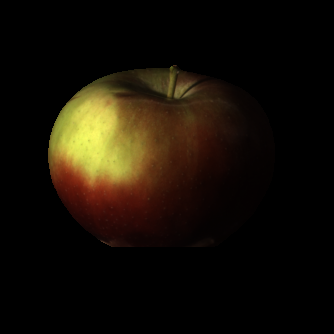
%> input picture project/figure/apple/diffuse.png, 334 x 334 px
$ octave demo2.m   (GNU Octave 9; MATLAB toolbox functions it lacks are replaced by stand-ins)
%> lines starting %> are read from the running program, lines starting %| are printed output that depends on the picture
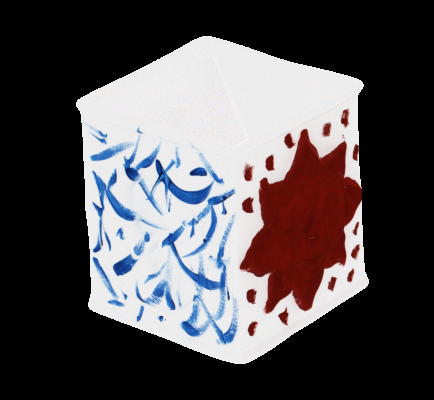
%> input picture project/figure/box/reflectance.png, 434 x 400 px
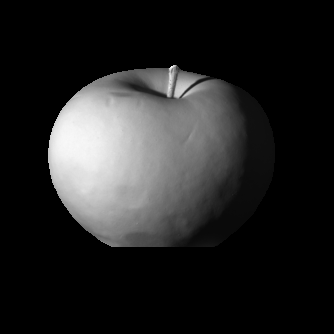
%> input picture project/figure/apple/shading.png, 334 x 334 px
### project/Intrinsic_Relsmo.m
function [R, S] = Intrinsic_Relsmo( I,  lambda )
%> called with lambda = 0
% Layer Separation using Relative Smoothness (specific for intrinsic images)
% [R, S] = Intrinsic_Relsmo( I,  lambda )
% I: input
% lambda: control the smoothness of illuninace layer S

I(I>1) = 1;
eps = 1e-16;
I_log =  log(max(1/256,I));
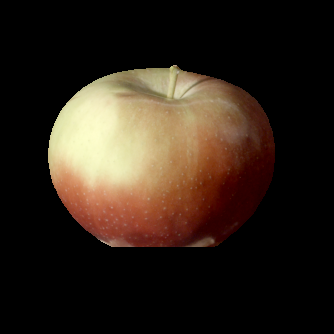
%> I_log: size 334x334x3 double; mean R, G, B -4.68, -4.89, -5.07; drawn with min black and max white
[N,M,D] = size(I_log);
%> N = 334; M = 334; D = 3

f1 = [1, -1];
f2 = [1; -1];
f3 = [0, -1, 0;
      -1, 4, -1;
      0, -1, 0];

sizeI2D = [N,M];
%> sizeI2D = [334 334]
otfFx = psf2otf(f1,sizeI2D);
otfFy = psf2otf(f2,sizeI2D);
otfL = psf2otf(f3,sizeI2D);

Denormin1 = abs(otfL).^2 ;
Denormin2 = abs(otfFx).^2 + abs(otfFy ).^2;
if D>1
    Denormin1 = repmat(Denormin1,[1,1,D]);
    Denormin2 = repmat(Denormin2,[1,1,D]);
end

R = I_log;

 tic

 thr = 1;  % may need to tune
 chrom_wt = 0.001;

for i = 1:10 % iteration #

    beta = 2^(i-1)/thr;

    Denormin   = lambda*Denormin1 + beta*Denormin2;

    %% update g
    gFx = -imfilter(R,f1,'circular');
    gFy = -imfilter(R,f2,'circular');
    gL = imfilter(I_log,f3,'circular');

    h_g = repmat(mean(gFx,3),[1 1 3]);
    v_g = repmat(mean(gFy,3),[1 1 3]);
    h_c = gFx - h_g;
    v_c = gFy - v_g;

    th_g = sum((h_g.^2),3);
    th_c = sum((h_c.^2),3);
    tv_g = sum((v_g.^2),3);
    tv_c = sum((v_c.^2),3);

    th = and(th_g<1/beta, th_c<chrom_wt/beta);
    tv = and(tv_g<1/beta, tv_c<chrom_wt/beta);
    th = repmat(th,[1,1,D]);
    tv = repmat(tv,[1,1,D]);
    gFx(th)=0; gFy(tv)=0;


    %% compute reflectance (L1)
    Normin2 = [gFx(:,end,:) - gFx(:, 1,:), -diff(gFx,1,2)];
    Normin2 = Normin2 + [gFy(end,:,:) - gFy(1, :,:); -diff(gFy,1,1)];
    Normin1 =   fft2(imfilter(gL, f3, 'circular'));
    FR = (lambda*Normin1 + beta*fft2(Normin2))./(Denormin+eps);
    R = real(ifft2(FR));


   %% normalize reflectance (L1)
    for c = 1:D
        Rt = R(:,:,c);
        for k = 1:500
        dt = (sum(Rt(Rt>0)) + sum(Rt(Rt<log(1/256)) - log(1/256)))/numel(Rt);
        Rt = Rt-dt;
        if abs(dt)<1/numel(Rt)
            break;
        end
        end
        R(:,:,c) = Rt;
    end


    R(R>0) = 0;
    R(R<log(1/256)) = log(1/256);

% [4 lines of commented-out code are left out]
end
%> this loop made 10 passes
%> pass 1, in Intrinsic_Relsmo, `gL = imfilter(I_log,f3,'circular');`:
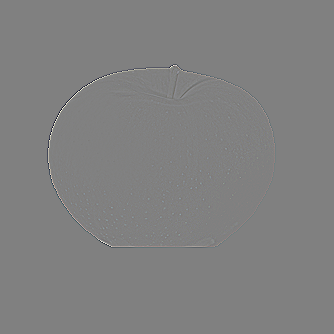
%> gL: size 334x334x3 double; mean R, G, B 2.33e-18, 2.93e-18, 1.06e-18; drawn with min black and max white
%> after the loop:
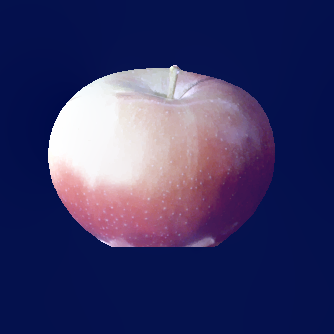
%> R: size 334x334x3 double; mean R, G, B -2.84, -2.86, -2.18; drawn with min black and max white

toc
R = exp(R);
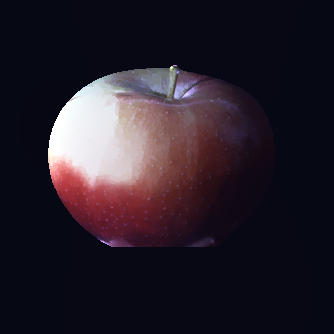
%> R: size 334x334x3 double; mean R, G, B 0.157, 0.126, 0.168
S = mean(I./R,3);
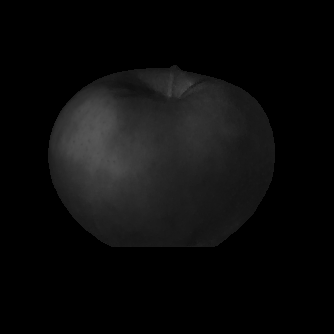
%> S: size 334x334 double; min 0, max 0.344, mean 0.0466

### project/lmse2.m
% sse = lmse(R,S,Rpred,Spred,window_size,mask)
%
% computes the local mean squared error (LMSE) as used in the paper
% "Ground Truth dataset and baseline evaluations for intrinsic image
% algorithms:" from Grosse et al. Eq. (7),(8) and (9)
%
% Is verified to produce the same result as the python implementation of
% Grosse.
%
% Author: Peter Gehler (pgehler@vision.ee.ethz.ch)
% Date: 15 May 2010
function [sse,sse_r,sse_s,sseImage] = lmse(R,S,Rpred,Spred,window_size,mask);

    %assert(ndims(R)==3,'Reflectence input dim error');
    assert(ndims(S)==2,'Shading input dim error');
%> the run ends on the next line
    assert(all(size(R)==size(Rpred)));
    assert(all(size(S)==size(Spred)));

    window_shift = window_size/2;
    if ~exist('mask','var'),
        mask = ones(size(S));
    end
    if ndims(R)==3
        R = mean(R,3);
        Rpred = mean(Rpred,3);
    end

    [sse_s, sseImage_s] = localErr(S,Spred,mask,window_size,window_shift);
    [sse_r, sseImage_r] = localErr(R,Rpred,mask,window_size,window_shift);

    sseImage = getNormalized(sseImage_s + sseImage_r);

    sse = 0.5 * (sse_r+sse_s);

    sse = sse;
    sse_r = sse_r;
    sse_s = sse_s;

% [43 lines left out: functions localErr, ssqErr, not called in this run]

function a = vec(a)
    a = a(:);

### project/demo2.m
clc;
clear;
close;

%% Intrinsic Image Decomposition
disp('Intrinsic Images Example');
lambda = [0];
lmse = zeros(length(lambda),1);
testname = 'turtle';
for i = 1:length(lambda)
    I1 = im2double(imread(['figure/',testname,'/diffuse.png']));
    R = im2double(imread(['figure/',testname,'/reflectance.png']));
    S = im2double(imread(['figure/',testname,'/shading.png']));
    [Rhat Shat] = Intrinsic_Relsmo(I1, lambda(i));

    figure(i),
    subplot 131, imshow(I1), title('input');
    subplot 132, imshow(Rhat); title('reflectace');
    subplot 133, imshow(Shat); title('shading');

%     imwrite(Rhat,'teabag1_r.jpg','JPEG');
%     imwrite(Shat,'teabag1_s.jpg','JPEG');


    %% evaluate the decomposition based on the LMSE
    lmse(i) = lmse2(R,S,Rhat,Shat,20);
